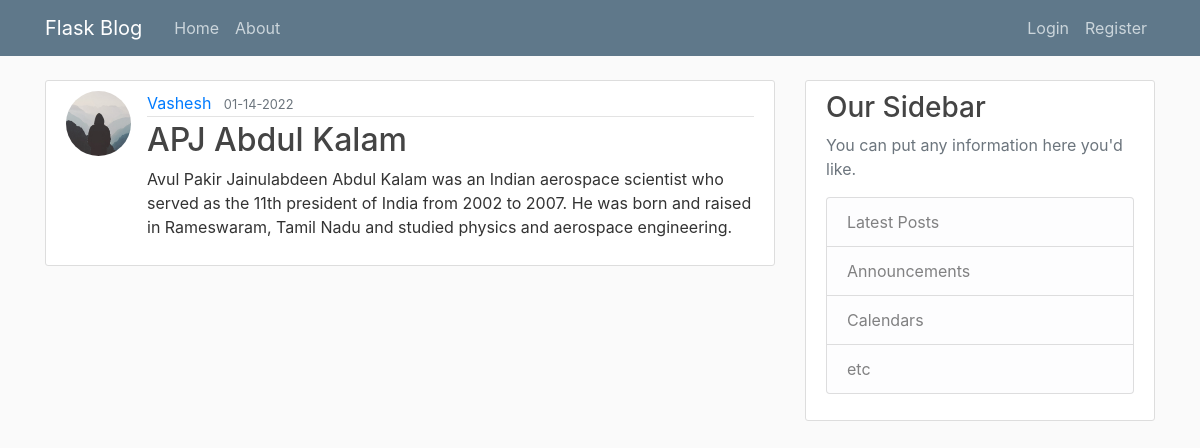
Screenshot of /post/26 with the database file from the repository.
### flask_blog/models.py (models this page shows, shortened)
class User(db.Model, UserMixin):
    id = db.Column(db.Integer, primary_key=True)
    username = db.Column(db.String(20), unique=True, nullable=False)
    email = db.Column(db.String(120), unique=True, nullable=False)
    image_file = db.Column(db.String(20), nullable=False, default='default.jpg')
    password = db.Column(db.String(60), nullable=False)
    posts = db.relationship('Post', backref="author", lazy=True)

class Post(db.Model):
    id = db.Column(db.Integer, primary_key=True)
    title = db.Column(db.String(100), nullable=False)
    content = db.Column(db.Text, nullable=False)
    date_posted = db.Column(db.DateTime, nullable=False, default=datetime.utcnow)
    user_id = db.Column(db.Integer, db.ForeignKey('user.id'), nullable=False)

### flask_blog/posts/routes.py (the view)
@posts.route('/post/<int:post_id>', methods=['GET', 'POST'])
def post(post_id):
    post = Post.query.get_or_404(post_id)
    return render_template('post.html', title=post.title, post=post)

### flask_blog/templates/post.html (shortened to what this page needs)
{% extends "layout.html" %}
{% block content %}
<article class="media content-section">
  <img class="rounded-circle article-img" src="{{ url_for('static', filename='profile_pics/' + post.author.image_file) }}">
  <div class="media-body">
    <div class="article-metadata">
      <a class="mr-2" href=" {{ url_for('users.user_posts', username=post.author.username) }}">{{ post.author.username }}</a>
      <small class="text-muted">{{ post.date_posted.strftime("%m-%d-%Y") }}</small>
    </div>
    <h2 class="article-title">{{ post.title }}</h2>
    <p class="article-content">{{ post.content }}</p>
  </div>
</article>
{% endblock content %}

### flask_blog/static/main.css (style rules this page uses)
body { background: #fafafa; color: #333333; margin-top: 5rem; }
h1, h2, h3, h4, h5, h6 { color: #444444; }
.content-section { background: #ffffff; padding: 10px 20px; border: 1px solid #dddddd; border-radius: 3px; margin-bottom: 20px; }
.article-title { color: #444444; }
.article-content { white-space: pre-line; }
.article-img { height: 65px; width: 65px; margin-right: 16px; }
.article-metadata { padding-bottom: 1px; margin-bottom: 4px; border-bottom: 1px solid #e3e3e3 }

### rows the page displays
User: image_file (placeholder picture), author.username "Vashesh"
Post: date_posted "01-14-2022", title "APJ Abdul Kalam", content "Avul Pakir Jainulabdeen Abdul Kalam was an Indian aerospace scientist who served as the 11th president of India from 2002 to 2007. He was born and raised in Rameswaram, Tamil Nadu and studied physics and aerospace engineering."
